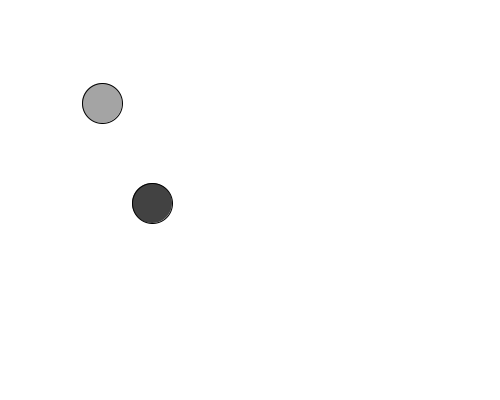
Frame 1 (no input)
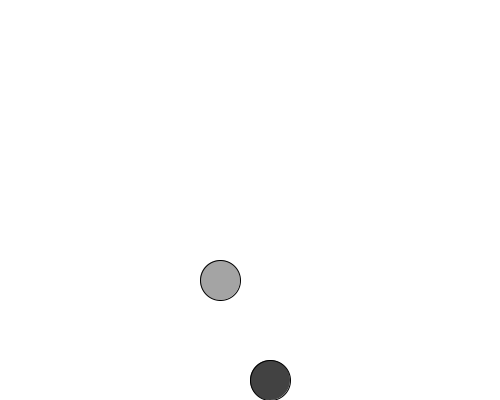
Frame 60 (the mouse pressed at the canvas centre just before this capture)
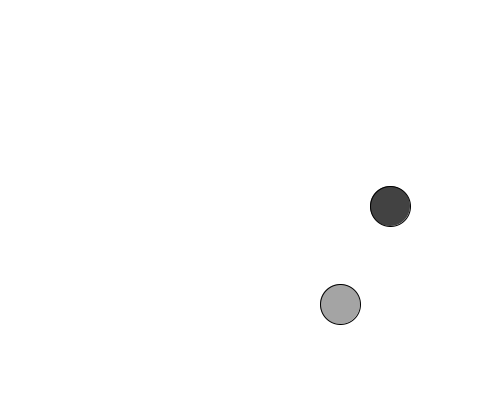
Frame 120 (the mouse held since frame 60 and released just before this capture)

The Processing sketch that drew these frames (run headless with seeded random() and noise(); from frame 60 on, the mouse is pressed at the canvas centre):

// Processing sketch: ball
// ── ball.pde
Ball ball1;
Ball ball2;

void setup() {
  size(500,400);
  
  ball1 = new Ball(100, 100, 3, 2, 20, color(random(255)));
  ball2 = new Ball(150, 200, 3, 2, 20, color(random(255)));

}

void draw() {
  background(255); 
  
  ball1.update();
  ball1.display();
  
  ball2.update();
  ball2.display();
}

class Ball  {
  
  float x, y;
  float vx, vy;
  float radius;
  color col;
  
  Ball(float x, float y, float vx, float vy, float radius, color col) {
    this.x = x;
    this.y = y;
    this.vx = 2;
    this.vy = 3;
    this.col = col;
    this.radius = radius;
  }
  
  void update() {
 
      x = x + vx;
      y = y + vy;
      
      if (x - radius < 0 || x + radius > width) {
        vx = -vx;
      }
      
      if (y - radius < 0 || y + radius > height) {
        vy = -vy;
      }
  }
  
  void display () {

  fill(col);
  ellipse(x,y, radius * 2, radius * 2);

}
  
}
